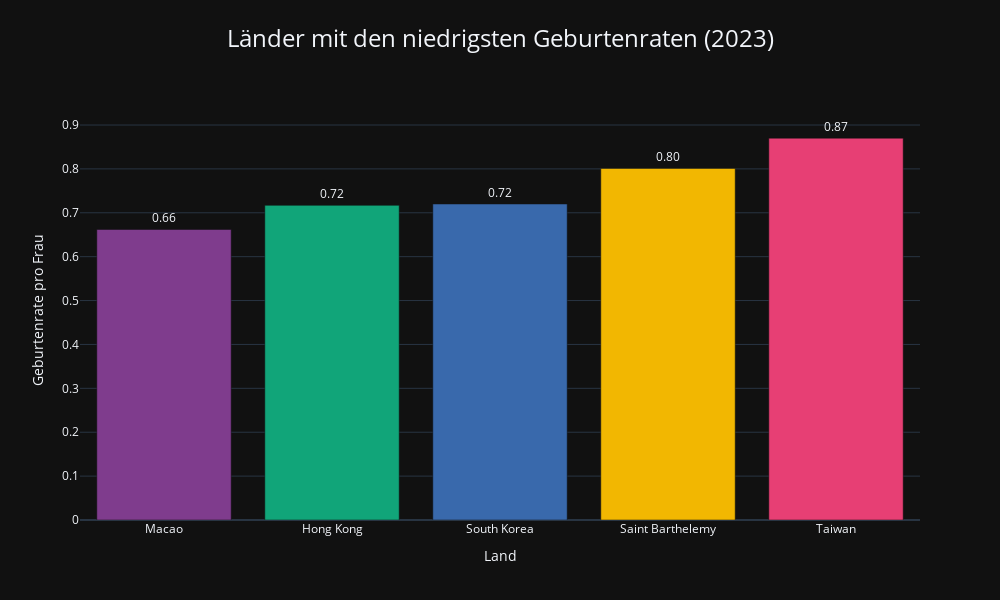
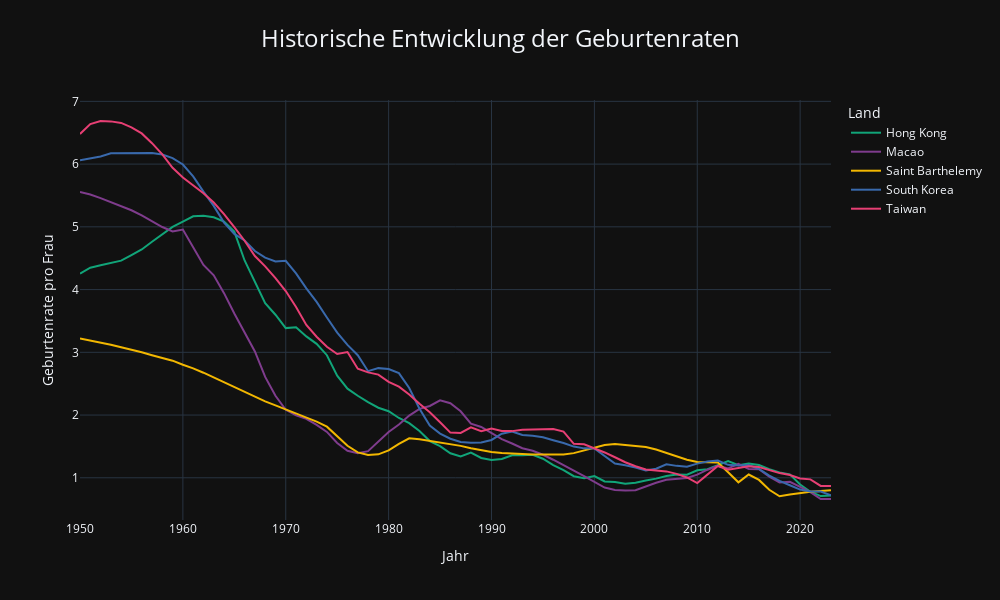

Notebook cell for these charts, in order:
### Markdown cell above
### TOP5 min() FTR

### Code cell
# Filtern der Daten für das Jahr 2023
fertility_2023 = fertility_rate[fertility_rate['years'] == 2023].copy()

# Sortieren nach Geburtenrate (aufsteigend)
lowest_fertility_2023 = fertility_2023.sort_values('children_per_woman_un').head(5)

# Anzeigen der Ergebnisse
print("Top 5 Länder mit den niedrigsten Geburtenraten im Jahr 2023:")
for i, (index, row) in enumerate(lowest_fertility_2023.iterrows(), 1):
    print(f"{i}. {row['entities']}: {row['children_per_woman_un']:.2f} Kinder pro Frau")

# Definieren einer konsistenten Farbpalette für die Länder
top5_lowest_countries = lowest_fertility_2023['entities'].tolist()
color_palette = px.colors.qualitative.Bold[:len(top5_lowest_countries)]
color_map = dict(zip(top5_lowest_countries, color_palette))

# Visualisierung der Top 5 Länder mit den niedrigsten Geburtenraten
fig = px.bar(
    lowest_fertility_2023,
    x='entities',
    y='children_per_woman_un',
    color='entities',  # Nach Ländern färben
    title='Länder mit den niedrigsten Geburtenraten (2023)',
    template='plotly_dark',
    color_discrete_map=color_map  # Konsistente Farben verwenden
)

# Layout anpassen
fig.update_layout(
    title={
        'text': 'Länder mit den niedrigsten Geburtenraten (2023)',
        'y': 0.95,
        'x': 0.5,
        'xanchor': 'center',
        'yanchor': 'top',
        'font': {'size': 24}
    },
    xaxis_title="Land",
    yaxis_title="Geburtenrate pro Frau",
    height=600,
    width=1000,
    showlegend=False  # Legende ausblenden, da die Länder bereits auf der x-Achse stehen
)

# Werte über den Balken anzeigen
fig.update_traces(
    texttemplate='%{y:.2f}',
    textposition='outside'
)

# Y-Achse bei 0 beginnen lassen
fig.update_yaxes(range=[0, max(lowest_fertility_2023['children_per_woman_un']) * 1.1])

# Anzeigen der Grafik
fig.show()

# Zusätzlich: Zeitliche Entwicklung dieser 5 Länder
historical_data = fertility_rate[fertility_rate['entities'].isin(top5_lowest_countries)]

# Liniendiagramm für die historische Entwicklung
fig_historical = px.line(
    historical_data,
    x='years',
    y='children_per_woman_un',
    color='entities',
    title='Historische Entwicklung der Geburtenraten in Ländern mit den niedrigsten Werten (2023)',
    template='plotly_dark',
    color_discrete_map=color_map  # Dieselbe Farbzuordnung wie im Balkendiagramm
)

# Layout anpassen
fig_historical.update_layout(
    title={
        'text': 'Historische Entwicklung der Geburtenraten',
        'y': 0.95,
        'x': 0.5,
        'xanchor': 'center',
        'yanchor': 'top',
        'font': {'size': 24}
    },
    xaxis_title="Jahr",
    yaxis_title="Geburtenrate pro Frau",
    legend_title="Land",
    height=600,
    width=1000
)

# Anzeigen der Grafik
fig_historical.show()

### Figure 1 — Plotly figure (JSON) as saved in the notebook; plotly's stock layout.template omitted (floating-point values rounded to 4 significant figures)
{"data": [{"hovertemplate": "entities=%{x}<br>children_per_woman_un=%{y}<extra></extra>", "legendgroup": "Macao", "marker": {"color": "rgb(127, 60, 141)", "pattern": {"shape": ""}}, "name": "Macao", "orientation": "v", "showlegend": true, "textposition": "outside", "texttemplate": "%{y:.2f}", "type": "bar", "x": ["Macao"], "xaxis": "x", "y": [0.662], "yaxis": "y"}, {"hovertemplate": "entities=%{x}<br>children_per_woman_un=%{y}<extra></extra>", "legendgroup": "Hong Kong", "marker": {"color": "rgb(17, 165, 121)", "pattern": {"shape": ""}}, "name": "Hong Kong", "orientation": "v", "showlegend": true, "textposition": "outside", "texttemplate": "%{y:.2f}", "type": "bar", "x": ["Hong Kong"], "xaxis": "x", "y": [0.717], "yaxis": "y"}, {"hovertemplate": "entities=%{x}<br>children_per_woman_un=%{y}<extra></extra>", "legendgroup": "South Korea", "marker": {"color": "rgb(57, 105, 172)", "pattern": {"shape": ""}}, "name": "South Korea", "orientation": "v", "showlegend": true, "textposition": "outside", "texttemplate": "%{y:.2f}", "type": "bar", "x": ["South Korea"], "xaxis": "x", "y": [0.72], "yaxis": "y"}, {"hovertemplate": "entities=%{x}<br>children_per_woman_un=%{y}<extra></extra>", "legendgroup": "Saint Barthelemy", "marker": {"color": "rgb(242, 183, 1)", "pattern": {"shape": ""}}, "name": "Saint Barthelemy", "orientation": "v", "showlegend": true, "textposition": "outside", "texttemplate": "%{y:.2f}", "type": "bar", "x": ["Saint Barthelemy"], "xaxis": "x", "y": [0.801], "yaxis": "y"}, {"hovertemplate": "entities=%{x}<br>children_per_woman_un=%{y}<extra></extra>", "legendgroup": "Taiwan", "marker": {"color": "rgb(231, 63, 116)", "pattern": {"shape": ""}}, "name": "Taiwan", "orientation": "v", "showlegend": true, "textposition": "outside", "texttemplate": "%{y:.2f}", "type": "bar", "x": ["Taiwan"], "xaxis": "x", "y": [0.87], "yaxis": "y"}], "layout": {"barmode": "relative", "height": 600, "legend": {"title": {"text": "entities"}, "tracegroupgap": 0}, "showlegend": false, "title": {"font": {"size": 24}, "text": "Länder mit den niedrigsten Geburtenraten (2023)", "x": 0.5, "xanchor": "center", "y": 0.95, "yanchor": "top"}, "width": 1000, "xaxis": {"anchor": "y", "categoryarray": ["Macao", "Hong Kong", "South Korea", "Saint Barthelemy", "Taiwan"], "categoryorder": "array", "domain": [0, 1], "title": {"text": "Land"}}, "yaxis": {"anchor": "x", "domain": [0, 1], "range": [0, 0.957], "title": {"text": "Geburtenrate pro Frau"}}}}

### Figure 2 — Plotly figure (JSON) as saved in the notebook; plotly's stock layout.template omitted (floating-point values rounded to 4 significant figures)
{"data": [{"hovertemplate": "entities=Hong Kong<br>years=%{x}<br>children_per_woman_un=%{y}<extra></extra>", "legendgroup": "Hong Kong", "line": {"color": "rgb(17, 165, 121)", "dash": "solid"}, "marker": {"symbol": "circle"}, "mode": "lines", "name": "Hong Kong", "orientation": "v", "showlegend": true, "type": "scatter", "x": [1950, 1951, 1952, 1953, 1954, 1955, 1956, 1957, 1958, 1959, 1960, 1961, 1962, 1963, 1964, 1965, 1966, 1967, 1968, 1969, 1970, 1971, 1972, 1973, 1974, 1975, 1976, 1977, 1978, 1979, 1980, 1981, 1982, 1983, 1984, 1985, 1986, 1987, 1988, 1989, 1990, 1991, 1992, 1993, 1994, 1995, 1996, 1997, 1998, 1999, 2000, 2001, 2002, 2003, 2004, 2005, 2006, 2007, 2008, 2009, 2010, 2011, 2012, 2013, 2014, 2015, 2016, 2017, 2018, 2019, 2020, 2021, 2022, 2023], "xaxis": "x", "y": [4.255, 4.349, 4.389, 4.427, 4.461, 4.55, 4.64, 4.763, 4.88, 4.998, 5.085, 5.169, 5.177, 5.152, 5.085, 4.923, 4.464, 4.123, 3.783, 3.599, 3.386, 3.4, 3.254, 3.135, 2.954, 2.627, 2.421, 2.308, 2.205, 2.117, 2.061, 1.953, 1.872, 1.745, 1.585, 1.504, 1.391, 1.339, 1.403, 1.316, 1.283, 1.299, 1.359, 1.359, 1.368, 1.304, 1.203, 1.123, 1.025, 0.994, 1.027, 0.941, 0.932, 0.904, 0.921, 0.957, 0.987, 1.03, 1.054, 1.05, 1.12, 1.136, 1.207, 1.265, 1.201, 1.227, 1.205, 1.136, 1.086, 1.055, 0.892, 0.778, 0.708, 0.717], "yaxis": "y"}, {"hovertemplate": "entities=Macao<br>years=%{x}<br>children_per_woman_un=%{y}<extra></extra>", "legendgroup": "Macao", "line": {"color": "rgb(127, 60, 141)", "dash": "solid"}, "marker": {"symbol": "circle"}, "mode": "lines", "name": "Macao", "orientation": "v", "showlegend": true, "type": "scatter", "x": [1950, 1951, 1952, 1953, 1954, 1955, 1956, 1957, 1958, 1959, 1960, 1961, 1962, 1963, 1964, 1965, 1966, 1967, 1968, 1969, 1970, 1971, 1972, 1973, 1974, 1975, 1976, 1977, 1978, 1979, 1980, 1981, 1982, 1983, 1984, 1985, 1986, 1987, 1988, 1989, 1990, 1991, 1992, 1993, 1994, 1995, 1996, 1997, 1998, 1999, 2000, 2001, 2002, 2003, 2004, 2005, 2006, 2007, 2008, 2009, 2010, 2011, 2012, 2013, 2014, 2015, 2016, 2017, 2018, 2019, 2020, 2021, 2022, 2023], "xaxis": "x", "y": [5.554, 5.515, 5.458, 5.396, 5.337, 5.264, 5.181, 5.092, 4.997, 4.926, 4.957, 4.674, 4.393, 4.227, 3.943, 3.619, 3.317, 3.014, 2.608, 2.307, 2.083, 1.994, 1.94, 1.843, 1.731, 1.554, 1.43, 1.391, 1.425, 1.58, 1.731, 1.849, 1.992, 2.098, 2.145, 2.235, 2.189, 2.06, 1.863, 1.81, 1.709, 1.615, 1.547, 1.471, 1.431, 1.367, 1.288, 1.205, 1.113, 1.025, 0.933, 0.845, 0.806, 0.798, 0.803, 0.862, 0.92, 0.967, 0.983, 0.997, 1.05, 1.129, 1.193, 1.15, 1.224, 1.142, 1.138, 1.019, 0.924, 0.936, 0.857, 0.772, 0.662, 0.662], "yaxis": "y"}, {"hovertemplate": "entities=Saint Barthelemy<br>years=%{x}<br>children_per_woman_un=%{y}<extra></extra>", "legendgroup": "Saint Barthelemy", "line": {"color": "rgb(242, 183, 1)", "dash": "solid"}, "marker": {"symbol": "circle"}, "mode": "lines", "name": "Saint Barthelemy", "orientation": "v", "showlegend": true, "type": "scatter", "x": [1950, 1951, 1952, 1953, 1954, 1955, 1956, 1957, 1958, 1959, 1960, 1961, 1962, 1963, 1964, 1965, 1966, 1967, 1968, 1969, 1970, 1971, 1972, 1973, 1974, 1975, 1976, 1977, 1978, 1979, 1980, 1981, 1982, 1983, 1984, 1985, 1986, 1987, 1988, 1989, 1990, 1991, 1992, 1993, 1994, 1995, 1996, 1997, 1998, 1999, 2000, 2001, 2002, 2003, 2004, 2005, 2006, 2007, 2008, 2009, 2010, 2011, 2012, 2013, 2014, 2015, 2016, 2017, 2018, 2019, 2020, 2021, 2022, 2023], "xaxis": "x", "y": [3.221, 3.191, 3.161, 3.122, 3.08, 3.044, 3.0, 2.954, 2.907, 2.867, 2.802, 2.745, 2.675, 2.599, 2.523, 2.444, 2.365, 2.288, 2.219, 2.154, 2.089, 2.023, 1.959, 1.895, 1.815, 1.667, 1.51, 1.405, 1.362, 1.374, 1.437, 1.54, 1.63, 1.615, 1.589, 1.564, 1.536, 1.509, 1.472, 1.436, 1.411, 1.395, 1.384, 1.374, 1.372, 1.37, 1.369, 1.373, 1.393, 1.436, 1.491, 1.524, 1.538, 1.524, 1.514, 1.49, 1.45, 1.4, 1.34, 1.288, 1.252, 1.243, 1.245, 1.09, 0.928, 1.052, 0.966, 0.809, 0.706, 0.734, 0.758, 0.777, 0.789, 0.801], "yaxis": "y"}, {"hovertemplate": "entities=South Korea<br>years=%{x}<br>children_per_woman_un=%{y}<extra></extra>", "legendgroup": "South Korea", "line": {"color": "rgb(57, 105, 172)", "dash": "solid"}, "marker": {"symbol": "circle"}, "mode": "lines", "name": "South Korea", "orientation": "v", "showlegend": true, "type": "scatter", "x": [1950, 1951, 1952, 1953, 1954, 1955, 1956, 1957, 1958, 1959, 1960, 1961, 1962, 1963, 1964, 1965, 1966, 1967, 1968, 1969, 1970, 1971, 1972, 1973, 1974, 1975, 1976, 1977, 1978, 1979, 1980, 1981, 1982, 1983, 1984, 1985, 1986, 1987, 1988, 1989, 1990, 1991, 1992, 1993, 1994, 1995, 1996, 1997, 1998, 1999, 2000, 2001, 2002, 2003, 2004, 2005, 2006, 2007, 2008, 2009, 2010, 2011, 2012, 2013, 2014, 2015, 2016, 2017, 2018, 2019, 2020, 2021, 2022, 2023], "xaxis": "x", "y": [6.063, 6.089, 6.122, 6.171, 6.174, 6.169, 6.175, 6.178, 6.152, 6.096, 5.994, 5.803, 5.562, 5.334, 5.068, 4.887, 4.782, 4.615, 4.51, 4.447, 4.459, 4.259, 4.02, 3.803, 3.555, 3.313, 3.119, 2.954, 2.699, 2.748, 2.734, 2.669, 2.431, 2.102, 1.832, 1.705, 1.623, 1.571, 1.558, 1.564, 1.603, 1.702, 1.738, 1.683, 1.67, 1.646, 1.599, 1.555, 1.497, 1.469, 1.467, 1.342, 1.227, 1.199, 1.164, 1.115, 1.145, 1.215, 1.19, 1.178, 1.226, 1.258, 1.274, 1.206, 1.197, 1.202, 1.14, 1.035, 0.951, 0.881, 0.812, 0.783, 0.78, 0.72], "yaxis": "y"}, {"hovertemplate": "entities=Taiwan<br>years=%{x}<br>children_per_woman_un=%{y}<extra></extra>", "legendgroup": "Taiwan", "line": {"color": "rgb(231, 63, 116)", "dash": "solid"}, "marker": {"symbol": "circle"}, "mode": "lines", "name": "Taiwan", "orientation": "v", "showlegend": true, "type": "scatter", "x": [1950, 1951, 1952, 1953, 1954, 1955, 1956, 1957, 1958, 1959, 1960, 1961, 1962, 1963, 1964, 1965, 1966, 1967, 1968, 1969, 1970, 1971, 1972, 1973, 1974, 1975, 1976, 1977, 1978, 1979, 1980, 1981, 1982, 1983, 1984, 1985, 1986, 1987, 1988, 1989, 1990, 1991, 1992, 1993, 1994, 1995, 1996, 1997, 1998, 1999, 2000, 2001, 2002, 2003, 2004, 2005, 2006, 2007, 2008, 2009, 2010, 2011, 2012, 2013, 2014, 2015, 2016, 2017, 2018, 2019, 2020, 2021, 2022, 2023], "xaxis": "x", "y": [6.481, 6.637, 6.687, 6.681, 6.656, 6.586, 6.489, 6.334, 6.154, 5.942, 5.787, 5.666, 5.535, 5.387, 5.202, 4.994, 4.778, 4.534, 4.37, 4.184, 3.976, 3.723, 3.436, 3.249, 3.089, 2.973, 3.004, 2.738, 2.68, 2.645, 2.53, 2.453, 2.327, 2.179, 2.046, 1.884, 1.72, 1.715, 1.803, 1.743, 1.787, 1.746, 1.744, 1.767, 1.771, 1.782, 1.779, 1.736, 1.541, 1.533, 1.472, 1.404, 1.327, 1.248, 1.185, 1.133, 1.118, 1.102, 1.062, 1.005, 0.916, 1.059, 1.188, 1.13, 1.162, 1.185, 1.171, 1.121, 1.075, 1.045, 0.99, 0.975, 0.87, 0.87], "yaxis": "y"}], "layout": {"height": 600, "legend": {"title": {"text": "Land"}, "tracegroupgap": 0}, "title": {"font": {"size": 24}, "text": "Historische Entwicklung der Geburtenraten", "x": 0.5, "xanchor": "center", "y": 0.95, "yanchor": "top"}, "width": 1000, "xaxis": {"anchor": "y", "domain": [0, 1], "title": {"text": "Jahr"}}, "yaxis": {"anchor": "x", "domain": [0, 1], "title": {"text": "Geburtenrate pro Frau"}}}}
